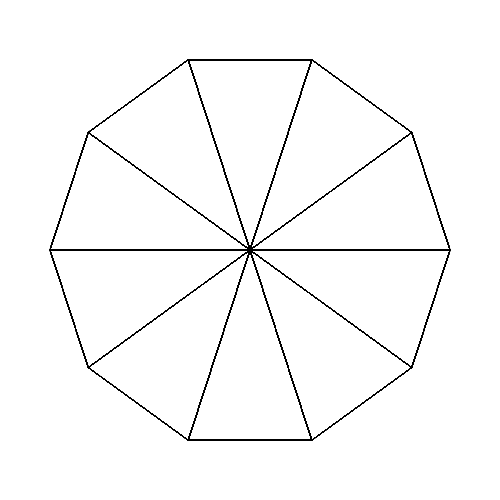
Frame 1 (no input)
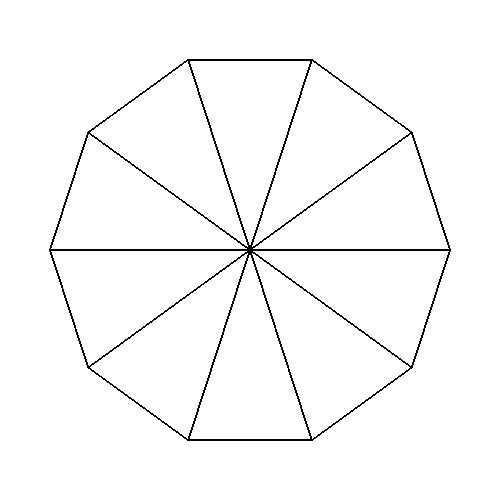
Frame 60 (no input)
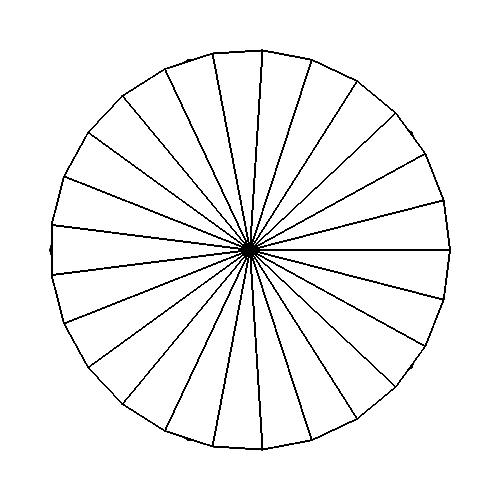
Frame 120 (the mouse pressed at the canvas centre since frame 60)

The p5.js sketch that drew these frames (run headless with seeded random() and noise() and a simulated clock; from frame 60 on, the mouse is pressed at the canvas centre):

// p5.js sketch
// ── sketch.js
let numOfSegments;
let stepAngle;
let radius;


function setup() {
  createCanvas(500,500);
  colorMode(HSB,360,100,100);
}

function draw() {
  numOfSegments = map(mouseX,0,width,10,40);
  stepAngle = (TWO_PI)/numOfSegments;
  radius = 200;
  push();
  translate(250,250);
  beginShape(TRIANGLE_FAN);
    vertex(0,0);
    //vertex(mouseX,mouseY);
    for(let i=0; i<=360; i+=stepAngle) {
      let vx = (radius * cos(i));
      let vy = (radius * sin(i));
      vertex(vx,vy);
    }
endShape();
pop();
}
